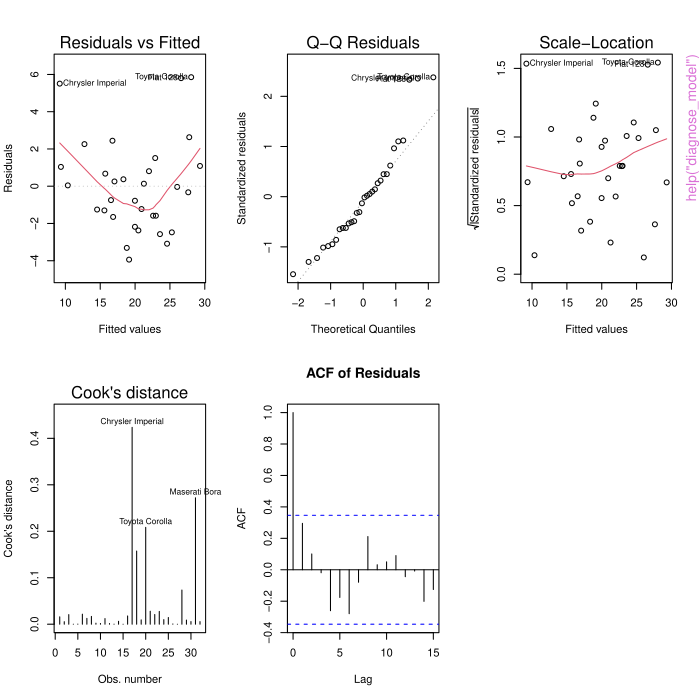

This figure's R source:
pkgname <- "modeldiag"
source(file.path(R.home("share"), "R", "examples-header.R"))
options(warn = 1)
options(pager = "console")
base::assign(".ExTimings", "modeldiag-Ex.timings", pos = 'CheckExEnv')
base::cat("name\tuser\tsystem\telapsed\n", file=base::get(".ExTimings", pos = 'CheckExEnv'))
base::assign(".format_ptime",
function(x) {
  if(!is.na(x[4L])) x[1L] <- x[1L] + x[4L]
  if(!is.na(x[5L])) x[2L] <- x[2L] + x[5L]
  options(OutDec = '.')
  format(x[1L:3L], digits = 7L)
},
pos = 'CheckExEnv')

### * </HEADER>
library('modeldiag')

base::assign(".oldSearch", base::search(), pos = 'CheckExEnv')
base::assign(".old_wd", base::getwd(), pos = 'CheckExEnv')
cleanEx()
nameEx("diagnose_model")
### * diagnose_model

flush(stderr()); flush(stdout())

base::assign(".ptime", proc.time(), pos = "CheckExEnv")
### Name: diagnose_model.glm
### Title: Diagnose Statistical Models
### Aliases: diagnose_model.glm diagnose_model.lm diagnose_model.coxph
###   diagnose_model

### ** Examples

# Linear model diagnostics
model_lm <- lm(mpg ~ wt + hp, data = mtcars)
diag_lm <- diagnose_model(model_lm)
summary(diag_lm)
plot(diag_lm)

# Logistic regression diagnostics
model_glm <- glm(am ~ wt + hp, data = mtcars, family = binomial)
diag_glm <- diagnose_model(model_glm)
summary(diag_glm)

# Poisson regression diagnostics
model_pois <- glm(carb ~ wt + hp, data = mtcars, family = poisson)
diag_pois <- diagnose_model(model_pois)
summary(diag_pois)

# Cox proportional hazards diagnostics
library(survival)
data(lung)
model_cox <- coxph(Surv(time, status) ~ age + sex + ph.ecog, data = lung)
diag_cox <- diagnose_model(model_cox)
summary(diag_cox)



base::assign(".dptime", (proc.time() - get(".ptime", pos = "CheckExEnv")), pos = "CheckExEnv")
base::cat("diagnose_model", base::get(".format_ptime", pos = 'CheckExEnv')(get(".dptime", pos = "CheckExEnv")), "\n", file=base::get(".ExTimings", pos = 'CheckExEnv'), append=TRUE, sep="\t")
### * <FOOTER>
###
cleanEx()
options(digits = 7L)
base::cat("Time elapsed: ", proc.time() - base::get("ptime", pos = 'CheckExEnv'),"\n")
grDevices::dev.off()
###
### Local variables: ***
### mode: outline-minor ***
### outline-regexp: "\\(> \\)?### [*]+" ***
### End: ***
quit('no')
